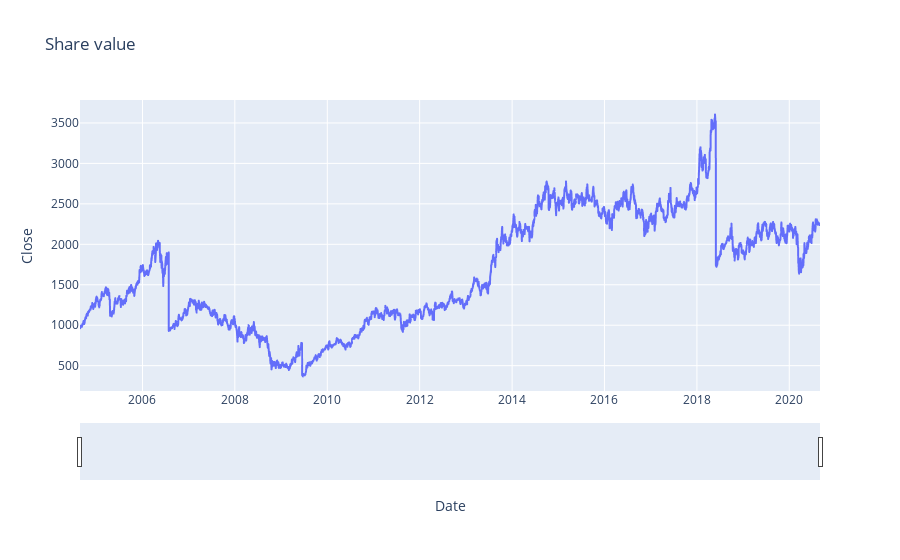

This figure's notebook cell:
### Code cell
lineplot('Close','28-10-2010','28-10-2015',allCSV,['HDFC','INFY','TATAMOTORS','TCS'])

### Figure 1 — Plotly figure (JSON) as saved in the notebook; plotly's stock layout.template omitted (floating-point values rounded to 4 significant figures; data arrays with more than 128 entries replaced by an {"elided": "..."} marker saying what was removed)
{"data": [{"hovertemplate": "Date=%{x}<br>Close=%{y}<extra></extra>", "legendgroup": "", "line": {"color": "#636efa", "dash": "solid"}, "mode": "lines", "name": "", "showlegend": false, "type": "scattergl", "x": {"elided": "3974 str values"}, "xaxis": "x", "y": {"elided": "3974 float values"}, "yaxis": "y"}], "layout": {"legend": {"tracegroupgap": 0}, "title": {"text": "Share value"}, "xaxis": {"anchor": "y", "domain": [0, 1], "rangeslider": {"visible": true}, "title": {"text": "Date"}}, "yaxis": {"anchor": "x", "domain": [0, 1], "title": {"text": "Close"}}}}
